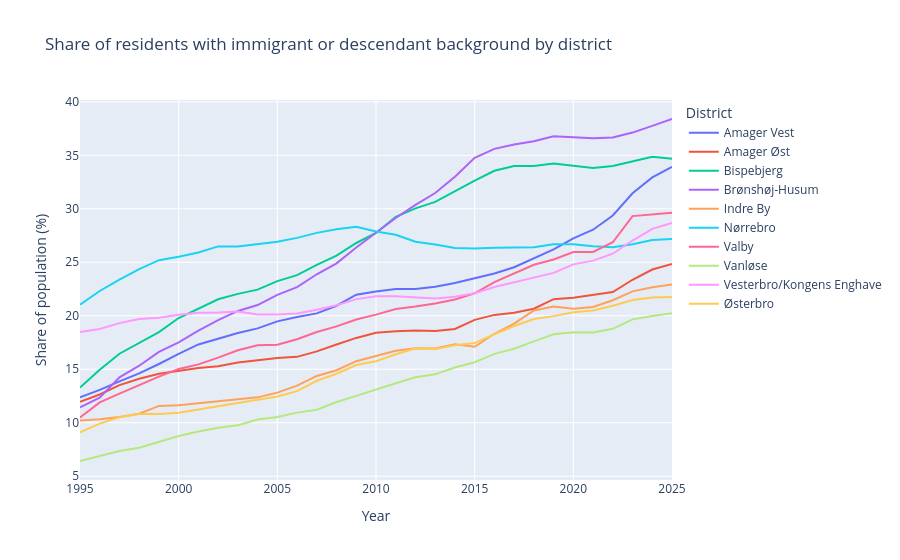

Notebook cell for this chart:
### Markdown cell above
### 5.3 International share of each district, 1995–2025

This is the central visualization of the project. Rather than showing raw counts, we show the *share* of residents with immigrant or descendant backgrounds — a metric that accounts for overall population growth and makes districts directly comparable. The line chart format is again appropriate because the story is temporal: we want to show diverging trajectories between districts. Without labels like 'ghetto', this chart lets the data speak: some districts internationalised dramatically, others barely changed.

### Code cell
international_groups = [
    "Immigrants of western origin",
    "Descendats of western origin",
    "Immigrants of non-western origin",
    "Descendants of non-western origin"
]

district_ancestry = population_long[
    population_long["district"].isin(main_districts)
]

international = (
    district_ancestry[district_ancestry["ancestry"].isin(international_groups)]
    .groupby(["district", "year"], as_index=False)["population"]
    .sum()
    .rename(columns={"population": "international_population"})
)

total = (
    district_ancestry[district_ancestry["ancestry"] == "Ancestry total"]
    [["district", "year", "population"]]
    .rename(columns={"population": "total_population"})
)

international_share = international.merge(total, on=["district", "year"])
international_share["international_share"] = (
    international_share["international_population"] /
    international_share["total_population"] * 100
)

fig = px.line(
    international_share,
    x="year",
    y="international_share",
    color="district",
    title="Share of residents with immigrant or descendant background by district",
    labels={
        "year": "Year",
        "international_share": "Share of population (%)",
        "district": "District"
    }
)
fig.show()

### Figure 1 — Plotly figure (JSON) as saved in the notebook; plotly's stock layout.template omitted (floating-point values rounded to 4 significant figures)
{"data": [{"hovertemplate": "District=Amager Vest<br>Year=%{x}<br>Share of population (%)=%{y}<extra></extra>", "legendgroup": "Amager Vest", "line": {"color": "#636efa", "dash": "solid"}, "marker": {"symbol": "circle"}, "mode": "lines", "name": "Amager Vest", "orientation": "v", "showlegend": true, "type": "scatter", "x": [1995, 1996, 1997, 1998, 1999, 2000, 2001, 2002, 2003, 2004, 2005, 2006, 2007, 2008, 2009, 2010, 2011, 2012, 2013, 2014, 2015, 2016, 2017, 2018, 2019, 2020, 2021, 2022, 2023, 2024, 2025], "xaxis": "x", "y": [12.37, 13.07, 13.87, 14.61, 15.49, 16.44, 17.32, 17.84, 18.39, 18.82, 19.48, 19.89, 20.22, 20.94, 21.97, 22.26, 22.51, 22.5, 22.72, 23.07, 23.53, 23.95, 24.54, 25.38, 26.2, 27.24, 28.05, 29.38, 31.45, 32.93, 33.92], "yaxis": "y"}, {"hovertemplate": "District=Amager Øst<br>Year=%{x}<br>Share of population (%)=%{y}<extra></extra>", "legendgroup": "Amager Øst", "line": {"color": "#EF553B", "dash": "solid"}, "marker": {"symbol": "circle"}, "mode": "lines", "name": "Amager Øst", "orientation": "v", "showlegend": true, "type": "scatter", "x": [1995, 1996, 1997, 1998, 1999, 2000, 2001, 2002, 2003, 2004, 2005, 2006, 2007, 2008, 2009, 2010, 2011, 2012, 2013, 2014, 2015, 2016, 2017, 2018, 2019, 2020, 2021, 2022, 2023, 2024, 2025], "xaxis": "x", "y": [11.95, 12.63, 13.52, 14.1, 14.57, 14.82, 15.12, 15.28, 15.63, 15.83, 16.04, 16.16, 16.67, 17.31, 17.93, 18.41, 18.55, 18.62, 18.58, 18.77, 19.62, 20.08, 20.29, 20.65, 21.55, 21.69, 21.95, 22.21, 23.37, 24.33, 24.83], "yaxis": "y"}, {"hovertemplate": "District=Bispebjerg<br>Year=%{x}<br>Share of population (%)=%{y}<extra></extra>", "legendgroup": "Bispebjerg", "line": {"color": "#00cc96", "dash": "solid"}, "marker": {"symbol": "circle"}, "mode": "lines", "name": "Bispebjerg", "orientation": "v", "showlegend": true, "type": "scatter", "x": [1995, 1996, 1997, 1998, 1999, 2000, 2001, 2002, 2003, 2004, 2005, 2006, 2007, 2008, 2009, 2010, 2011, 2012, 2013, 2014, 2015, 2016, 2017, 2018, 2019, 2020, 2021, 2022, 2023, 2024, 2025], "xaxis": "x", "y": [13.29, 14.95, 16.45, 17.46, 18.47, 19.79, 20.64, 21.54, 22.05, 22.44, 23.24, 23.8, 24.77, 25.61, 26.8, 27.74, 29.25, 30.04, 30.64, 31.68, 32.64, 33.55, 34.01, 34.0, 34.24, 34.04, 33.81, 34.0, 34.47, 34.87, 34.69], "yaxis": "y"}, {"hovertemplate": "District=Brønshøj-Husum<br>Year=%{x}<br>Share of population (%)=%{y}<extra></extra>", "legendgroup": "Brønshøj-Husum", "line": {"color": "#ab63fa", "dash": "solid"}, "marker": {"symbol": "circle"}, "mode": "lines", "name": "Brønshøj-Husum", "orientation": "v", "showlegend": true, "type": "scatter", "x": [1995, 1996, 1997, 1998, 1999, 2000, 2001, 2002, 2003, 2004, 2005, 2006, 2007, 2008, 2009, 2010, 2011, 2012, 2013, 2014, 2015, 2016, 2017, 2018, 2019, 2020, 2021, 2022, 2023, 2024, 2025], "xaxis": "x", "y": [11.44, 12.33, 14.24, 15.33, 16.62, 17.51, 18.6, 19.58, 20.45, 21.0, 21.96, 22.68, 23.88, 24.9, 26.38, 27.75, 29.14, 30.37, 31.47, 33.0, 34.76, 35.6, 36.02, 36.33, 36.78, 36.68, 36.6, 36.66, 37.13, 37.76, 38.4], "yaxis": "y"}, {"hovertemplate": "District=Indre By<br>Year=%{x}<br>Share of population (%)=%{y}<extra></extra>", "legendgroup": "Indre By", "line": {"color": "#FFA15A", "dash": "solid"}, "marker": {"symbol": "circle"}, "mode": "lines", "name": "Indre By", "orientation": "v", "showlegend": true, "type": "scatter", "x": [1995, 1996, 1997, 1998, 1999, 2000, 2001, 2002, 2003, 2004, 2005, 2006, 2007, 2008, 2009, 2010, 2011, 2012, 2013, 2014, 2015, 2016, 2017, 2018, 2019, 2020, 2021, 2022, 2023, 2024, 2025], "xaxis": "x", "y": [10.2, 10.33, 10.53, 10.83, 11.57, 11.63, 11.83, 12.01, 12.15, 12.37, 12.81, 13.47, 14.37, 14.9, 15.75, 16.25, 16.72, 16.96, 16.94, 17.34, 17.1, 18.32, 19.26, 20.49, 20.87, 20.66, 20.82, 21.45, 22.28, 22.66, 22.92], "yaxis": "y"}, {"hovertemplate": "District=Nørrebro<br>Year=%{x}<br>Share of population (%)=%{y}<extra></extra>", "legendgroup": "Nørrebro", "line": {"color": "#19d3f3", "dash": "solid"}, "marker": {"symbol": "circle"}, "mode": "lines", "name": "Nørrebro", "orientation": "v", "showlegend": true, "type": "scatter", "x": [1995, 1996, 1997, 1998, 1999, 2000, 2001, 2002, 2003, 2004, 2005, 2006, 2007, 2008, 2009, 2010, 2011, 2012, 2013, 2014, 2015, 2016, 2017, 2018, 2019, 2020, 2021, 2022, 2023, 2024, 2025], "xaxis": "x", "y": [21.03, 22.32, 23.38, 24.36, 25.2, 25.51, 25.91, 26.48, 26.47, 26.67, 26.91, 27.28, 27.75, 28.09, 28.32, 27.87, 27.58, 26.92, 26.67, 26.34, 26.28, 26.35, 26.4, 26.42, 26.69, 26.68, 26.49, 26.41, 26.68, 27.08, 27.18], "yaxis": "y"}, {"hovertemplate": "District=Valby<br>Year=%{x}<br>Share of population (%)=%{y}<extra></extra>", "legendgroup": "Valby", "line": {"color": "#FF6692", "dash": "solid"}, "marker": {"symbol": "circle"}, "mode": "lines", "name": "Valby", "orientation": "v", "showlegend": true, "type": "scatter", "x": [1995, 1996, 1997, 1998, 1999, 2000, 2001, 2002, 2003, 2004, 2005, 2006, 2007, 2008, 2009, 2010, 2011, 2012, 2013, 2014, 2015, 2016, 2017, 2018, 2019, 2020, 2021, 2022, 2023, 2024, 2025], "xaxis": "x", "y": [10.49, 11.9, 12.72, 13.53, 14.31, 15.03, 15.46, 16.09, 16.77, 17.23, 17.29, 17.8, 18.48, 19.0, 19.65, 20.11, 20.63, 20.86, 21.14, 21.52, 22.1, 23.15, 23.99, 24.76, 25.26, 25.96, 25.97, 26.87, 29.32, 29.44, 29.63], "yaxis": "y"}, {"hovertemplate": "District=Vanløse<br>Year=%{x}<br>Share of population (%)=%{y}<extra></extra>", "legendgroup": "Vanløse", "line": {"color": "#B6E880", "dash": "solid"}, "marker": {"symbol": "circle"}, "mode": "lines", "name": "Vanløse", "orientation": "v", "showlegend": true, "type": "scatter", "x": [1995, 1996, 1997, 1998, 1999, 2000, 2001, 2002, 2003, 2004, 2005, 2006, 2007, 2008, 2009, 2010, 2011, 2012, 2013, 2014, 2015, 2016, 2017, 2018, 2019, 2020, 2021, 2022, 2023, 2024, 2025], "xaxis": "x", "y": [6.418, 6.921, 7.356, 7.661, 8.205, 8.755, 9.172, 9.517, 9.76, 10.29, 10.53, 10.94, 11.22, 11.94, 12.5, 13.12, 13.69, 14.25, 14.54, 15.16, 15.66, 16.44, 16.92, 17.6, 18.27, 18.47, 18.44, 18.78, 19.66, 19.98, 20.24], "yaxis": "y"}, {"hovertemplate": "District=Vesterbro/Kongens Enghave<br>Year=%{x}<br>Share of population (%)=%{y}<extra></extra>", "legendgroup": "Vesterbro/Kongens Enghave", "line": {"color": "#FF97FF", "dash": "solid"}, "marker": {"symbol": "circle"}, "mode": "lines", "name": "Vesterbro/Kongens Enghave", "orientation": "v", "showlegend": true, "type": "scatter", "x": [1995, 1996, 1997, 1998, 1999, 2000, 2001, 2002, 2003, 2004, 2005, 2006, 2007, 2008, 2009, 2010, 2011, 2012, 2013, 2014, 2015, 2016, 2017, 2018, 2019, 2020, 2021, 2022, 2023, 2024, 2025], "xaxis": "x", "y": [18.48, 18.75, 19.31, 19.69, 19.81, 20.1, 20.29, 20.31, 20.41, 20.12, 20.11, 20.22, 20.56, 20.98, 21.56, 21.82, 21.83, 21.73, 21.6, 21.78, 22.11, 22.68, 23.11, 23.6, 24.01, 24.81, 25.15, 25.8, 27.03, 28.13, 28.67], "yaxis": "y"}, {"hovertemplate": "District=Østerbro<br>Year=%{x}<br>Share of population (%)=%{y}<extra></extra>", "legendgroup": "Østerbro", "line": {"color": "#FECB52", "dash": "solid"}, "marker": {"symbol": "circle"}, "mode": "lines", "name": "Østerbro", "orientation": "v", "showlegend": true, "type": "scatter", "x": [1995, 1996, 1997, 1998, 1999, 2000, 2001, 2002, 2003, 2004, 2005, 2006, 2007, 2008, 2009, 2010, 2011, 2012, 2013, 2014, 2015, 2016, 2017, 2018, 2019, 2020, 2021, 2022, 2023, 2024, 2025], "xaxis": "x", "y": [9.102, 9.915, 10.52, 10.8, 10.81, 10.92, 11.22, 11.52, 11.85, 12.08, 12.45, 12.95, 13.92, 14.58, 15.39, 15.75, 16.4, 16.94, 16.89, 17.23, 17.45, 18.27, 19.04, 19.7, 19.96, 20.33, 20.49, 20.94, 21.48, 21.71, 21.75], "yaxis": "y"}], "layout": {"legend": {"title": {"text": "District"}, "tracegroupgap": 0}, "title": {"text": "Share of residents with immigrant or descendant background by district"}, "xaxis": {"anchor": "y", "domain": [0, 1], "title": {"text": "Year"}}, "yaxis": {"anchor": "x", "domain": [0, 1], "title": {"text": "Share of population (%)"}}}}
